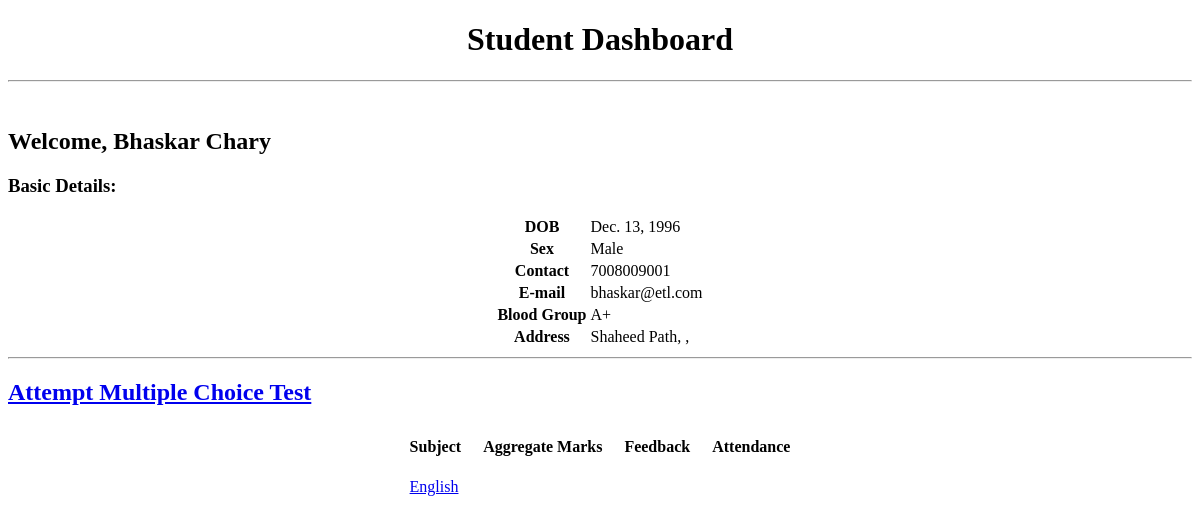
The app's page /student/home/3, older data.
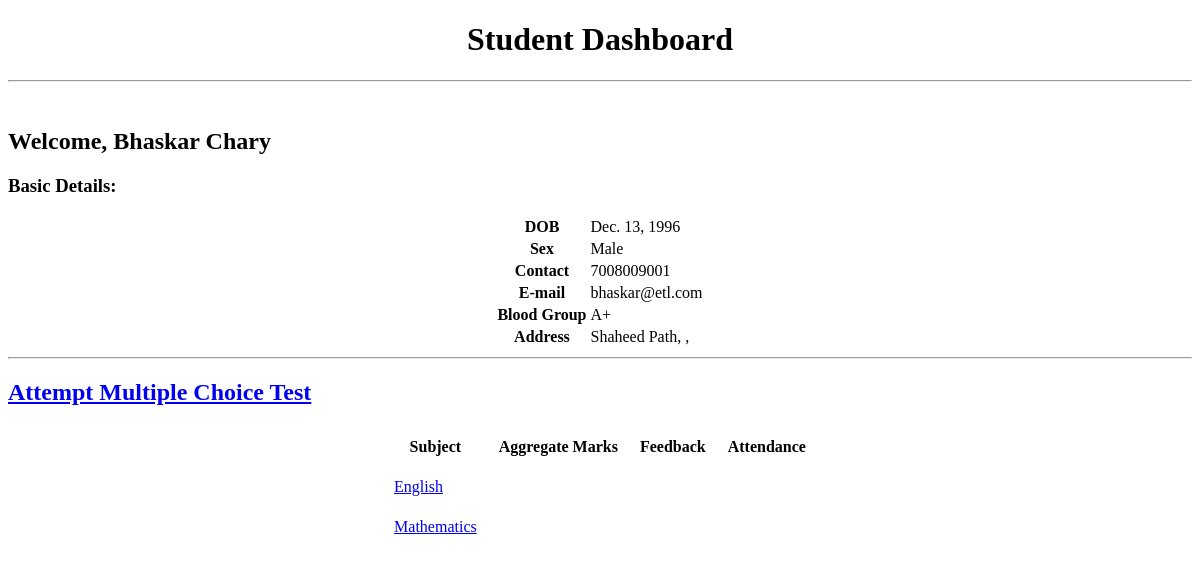
The same page, newer data.
### teacher/models.py (models this page shows, shortened)
class SubjectAllotment (models.Model):
    Class = models.ForeignKey(Classes)
    Subject = models.ForeignKey(Subjects)
    Teacher = models.ForeignKey(Teachers)
    SessionYear = models.CharField(max_length=9)

### principal/models.py (models this page shows, shortened)
class Subjects(models.Model):
    SubjectCode = models.CharField(primary_key=True, max_length=5)       # 07GEO, 12MAT
    SubjectName = models.CharField(max_length=20)                        # GEO, MAT
    Description = models.TextField(max_length=200)
    Books = models.TextField(max_length=150)
    Prerequisites = models.TextField(max_length=150)
    NoOfTeachers = models.IntegerField(default=0)                        # total in all classes and sections
    BaseSubject = models.CharField(max_length=20)
    Category = models.CharField(max_length=10)                           # importance level
    DifficultyLevel = models.IntegerField(default=2)                     # 1 (easy) to 5 (hard)
    AvgScore = models.DecimalField(max_digits=4, decimal_places=2)

### student/views.py (the view)
# urls.py: url(r'home/(?P<index>[0-9]+)$', views.home),
def home(request, index):
    user = Personal_Info.objects.get(Index=index)
    student_class = Students.objects.get(Index=user).ClassSection
    subject_list = SubjectAllotment.objects.filter(Class=student_class)
    return render(request, 'studenthome.html', {'context':user, 'class': student_class, 'subjects': subject_list})

### student/templates/studenthome.html (shortened to what this page needs)
<!DOCTYPE html>
<html lang="en">
<head>
</head>
<body>
<h1><center>Student Dashboard</center></h1><hr><br>
<h2>Welcome, {{ context.FirstName }} {{ context.LastName }}</h2>
<h3>Basic Details:</h3>
<table align ="center">
        <tr>
            <th>DOB</th>
            <td>{{ context.DOB }}</td>
        </tr>
        <tr>
            <th>Sex</th>
            <td>{{ context.Sex }}</td>
        </tr>
        <tr>
            <th>Contact</th>
            <td>{{ context.Contact }}</td>
        </tr>
        <tr>
            <th>E-mail</th>
            <td>{{ context.EMail }}</td>
        </tr>
        <tr>
            <th>Blood Group</th>
            <td>{{ context.BloodGroup }}</td>
        </tr>
            <th>Address</th>
            <td>{{ context.AddressLine1 }}, {{ context.AddressLine2 }}, {{ context.AddressLine3 }}</td>
    </table>
<hr>
<table align="center" cellpadding="10">
    <tr>
        <th>Subject</th>
        <th>Aggregate Marks</th>
        <th>Feedback</th>
        <th>Attendance</th>
    </tr>
    {% for i in subjects %}
    <tr>
        <td >
            <a href="/student/{{ context.Index }}/subject/{{ i.Subject.SubjectCode }}">{{ i.Subject.SubjectName }}</a>
        </td>
    </tr>
    {% endfor %}
    <h2><a href="/student/multiplechoice/{{ context.Index }}/taketest/">Attempt Multiple Choice Test</a></h2>
</table>
</body>
</html>

Row changes from the older to the newer data that the page shows:
added SubjectAllotment: Subject.SubjectName "Mathematics"
